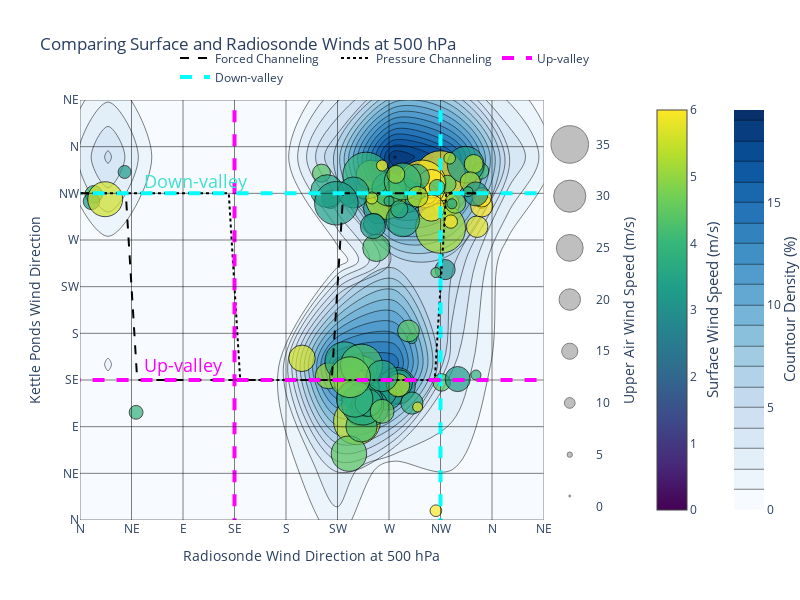
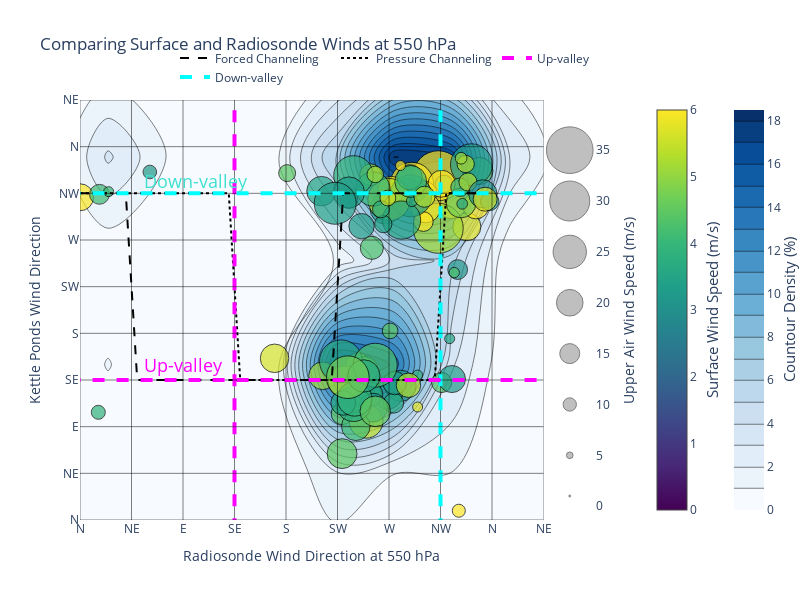
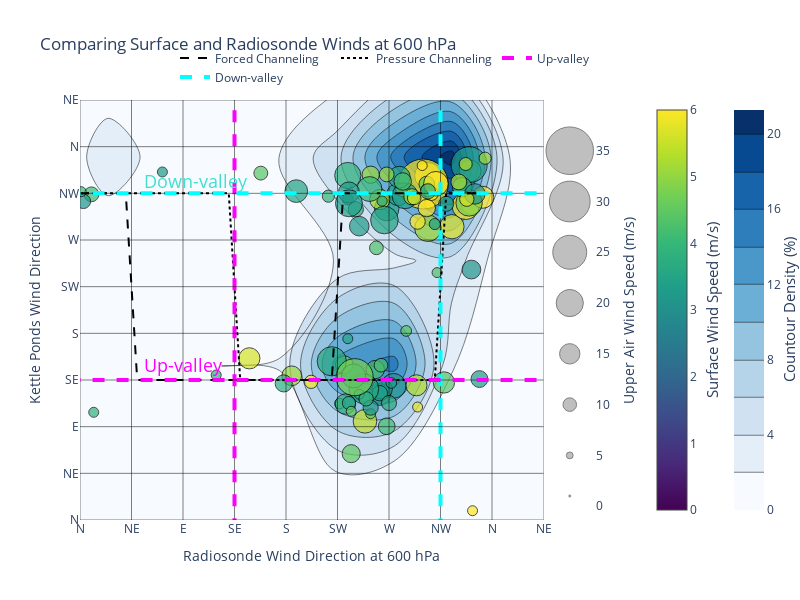

Source (notebook cell) for these figures, in order:
### Code cell
levels = [500, 550, 600]
dfs = [pres_500_23, pres_550_23, pres_600_23]
for level, df in zip(levels, dfs):
    fig = plot_surface_and_upper_air(df[(df['spd_10m_c']>=3) & (df['precip']>0) ], f'{level} hPa', surf_dir='dir_10m_c', surf_spd='spd_10m_c',)
    fig.show()

### Figure 1 — Plotly figure (JSON) as saved in the notebook; plotly's stock layout.template omitted (floating-point values rounded to 4 significant figures)
{"data": [{"colorbar": {"x": 1.25}, "colorscale": [[0, "rgb(8,48,107)"], [0.125, "rgb(8,81,156)"], [0.25, "rgb(33,113,181)"], [0.375, "rgb(66,146,198)"], [0.5, "rgb(107,174,214)"], [0.625, "rgb(158,202,225)"], [0.75, "rgb(198,219,239)"], [0.875, "rgb(222,235,247)"], [1, "rgb(247,251,255)"]], "histnorm": "percent", "hovertemplate": "Upper Wind Speed: %{marker.size:.2f} m/s<br>Surface Wind Speed: %{marker.color:.2f} m/s<extra></extra>", "ncontours": 20, "reversescale": true, "showscale": true, "type": "histogram2dcontour", "x": [277, 242, 268, 250, 265, 259, 261, 217, 347, 351, 320, 351, 316, 351, 350, 315, 315, 299, 321, 330, 328, 303, 337, 290, 281, 245, 307, 307, 319, 295, 312, 245, 324, 234, 12, 211, 325, 344, 341, 346, 10, 279, 248, 245, 311, 275, 49, 250, 39, 22, 311, 219, 295, 346, 194, 283, 267, 294, 282, 240, 236, 235, 243, 253, 231, 216, 254, 270, 246, 270, 257, 249, 246, 247, 250, 252, 240, 239, 264, 282, 278, 276, 264, 323, 290, 339, 279, 264, 224, 236, 287, 295, 255, 256], "xaxis": "x", "y": [129.4, 95.17, 121.0, 126.2, 122.3, 262.4, 300.3, 139.1, 282.8, 305.1, 304.1, 302.9, 132.6, 311.2, 336.6, 281.3, 332.0, 324.0, 324.0, 135.9, 305.7, 314.8, 342.6, 112.8, 318.2, 131.7, 324.3, 300.8, 241.5, 109.0, 320.9, 149.7, 287.8, 312.3, 314.0, 334.5, 304.9, 343.3, 326.0, 314.4, 307.2, 132.0, 145.1, 126.5, 238.6, 314.0, 103.8, 318.6, 335.6, 309.3, 8.944, 309.1, 316.9, 139.8, 155.9, 312.6, 309.0, 330.5, 289.2, 121.3, 133.2, 63.99, 102.5, 108.4, 153.0, 317.1, 332.9, 319.2, 90.36, 307.5, 285.4, 112.3, 149.2, 111.8, 332.2, 112.9, 116.8, 315.8, 104.8, 326.4, 129.9, 333.3, 341.8, 348.9, 174.8, 316.6, 299.6, 138.9, 305.4, 137.7, 182.3, 311.7, 310.5, 283.3], "yaxis": "y"}, {"hovertemplate": "Upper Wind Speed: %{marker.size:.2f} m/s<br>Surface Wind Speed: %{marker.color:.2f} m/s<extra></extra>", "marker": {"cmax": 6, "cmin": 0, "color": [3.02, 5.443, 3.17, 3.352, 3.331, 4.259, 3.235, 5.077, 5.768, 7.052, 8.717, 9.378, 4.385, 6.336, 4.156, 5.168, 9.753, 10.49, 4.457, 3.256, 4.729, 6.716, 3.275, 3.656, 3.878, 3.722, 6.132, 7.138, 3.088, 5.762, 3.962, 4.614, 7.291, 3.936, 4.072, 4.426, 3.539, 5.313, 5.253, 3.083, 3.134, 3.406, 4.214, 3.638, 4.281, 3.251, 3.864, 6.656, 3.243, 5.598, 6.272, 3.224, 3.919, 3.84, 5.614, 3.394, 5.316, 3.499, 3.531, 3.63, 5.956, 4.466, 4.43, 3.16, 3.64, 3.518, 5.06, 3.966, 4.134, 3.691, 3.453, 4.493, 4.255, 3.657, 3.882, 3.532, 3.889, 3.283, 4.557, 4.158, 5.295, 5.095, 6.987, 5.129, 3.492, 4.072, 3.676, 3.681, 3.354, 4.719, 4.443, 5.272, 5.512, 3.274], "colorbar": {"x": 1.1}, "colorscale": [[0, "#440154"], [0.1111, "#482878"], [0.2222, "#3e4989"], [0.3333, "#31688e"], [0.4444, "#26828e"], [0.5556, "#1f9e89"], [0.6667, "#35b779"], [0.7778, "#6ece58"], [0.8889, "#b5de2b"], [1, "#fde725"]], "line": {"color": "black", "width": 1}, "opacity": 0.7, "size": [34.1, 43.6, 29.3, 25.8, 24.1, 25.5, 28.4, 24.3, 20.1, 7.4, 24.4, 20.7, 16.2, 18.1, 15.3, 46.6, 46.6, 44.6, 16.2, 23.4, 19.3, 19.6, 34.3, 20.7, 16.8, 20.5, 26.7, 24.5, 18.8, 6.2, 14.6, 18.4, 12.5, 15.7, 16.3, 16.8, 5, 17.7, 18.9, 22.4, 15.3, 24.6, 24.9, 35.1, 6.3, 18.4, 12.9, 18.4, 12.1, 32.6, 10.9, 16.9, 15.4, 1.4, 24.7, 32.5, 36.9, 24.3, 31.1, 26.4, 29.7, 33, 21.6, 35.4, 36.3, 30.6, 27.1, 31.8, 29.2, 9.3, 19.8, 24.5, 39.2, 39.1, 43.5, 25.3, 34, 28.9, 22.3, 34.4, 21.6, 16.7, 10.5, 10.9, 7.5, 9.3, 16.1, 29.4, 40.6, 38, 20.3, 19.2, 11.2, 23.5], "sizemin": 5, "sizemode": "diameter", "sizeref": 0.932}, "mode": "markers", "name": "500 mb", "showlegend": false, "type": "scatter", "x": [277, 242, 268, 250, 265, 259, 261, 217, 347, 351, 320, 351, 316, 351, 350, 315, 315, 299, 321, 330, 328, 303, 337, 290, 281, 245, 307, 307, 319, 295, 312, 245, 324, 234, 12, 211, 325, 344, 341, 346, 10, 279, 248, 245, 311, 275, 49, 250, 39, 22, 311, 219, 295, 346, 194, 283, 267, 294, 282, 240, 236, 235, 243, 253, 231, 216, 254, 270, 246, 270, 257, 249, 246, 247, 250, 252, 240, 239, 264, 282, 278, 276, 264, 323, 290, 339, 279, 264, 224, 236, 287, 295, 255, 256], "y": [129.4, 95.17, 121.0, 126.2, 122.3, 262.4, 300.3, 139.1, 282.8, 305.1, 304.1, 302.9, 132.6, 311.2, 336.6, 281.3, 332.0, 324.0, 324.0, 135.9, 305.7, 314.8, 342.6, 112.8, 318.2, 131.7, 324.3, 300.8, 241.5, 109.0, 320.9, 149.7, 287.8, 312.3, 314.0, 334.5, 304.9, 343.3, 326.0, 314.4, 307.2, 132.0, 145.1, 126.5, 238.6, 314.0, 103.8, 318.6, 335.6, 309.3, 8.944, 309.1, 316.9, 139.8, 155.9, 312.6, 309.0, 330.5, 289.2, 121.3, 133.2, 63.99, 102.5, 108.4, 153.0, 317.1, 332.9, 319.2, 90.36, 307.5, 285.4, 112.3, 149.2, 111.8, 332.2, 112.9, 116.8, 315.8, 104.8, 326.4, 129.9, 333.3, 341.8, 348.9, 174.8, 316.6, 299.6, 138.9, 305.4, 137.7, 182.3, 311.7, 310.5, 283.3]}, {"hovertemplate": "Upper Wind Speed: %{marker.size:.2f} m/s<br>Surface Wind Speed: %{marker.color:.2f} m/s<extra></extra>", "line": {"color": "black", "dash": "dash"}, "mode": "lines", "name": "Forced Channeling", "showlegend": true, "type": "scatter", "x": [0, 10, 20, 30, 40, 50, 60, 70, 80, 90, 100, 110, 120, 130, 140, 150, 160, 170, 180, 190, 200, 210, 220, 230, 240, 250, 260, 270, 280, 290, 300, 310, 320, 330, 340, 350], "y": [315, 315, 315, 315, 315, 135, 135, 135, 135, 135, 135, 135, 135, 135, 135, 135, 135, 135, 135, 135, 135, 135, 135, 315, 315, 315, 315, 315, 315, 315, 315, 315, 315, 315, 315, 315]}, {"hovertemplate": "Upper Wind Speed: %{marker.size:.2f} m/s<br>Surface Wind Speed: %{marker.color:.2f} m/s<extra></extra>", "line": {"color": "black", "dash": "dot"}, "mode": "lines", "name": "Pressure Channeling", "showlegend": true, "type": "scatter", "x": [0, 10, 20, 30, 40, 50, 60, 70, 80, 90, 100, 110, 120, 130, 140, 150, 160, 170, 180, 190, 200, 210, 220, 230, 240, 250, 260, 270, 280, 290, 300, 310, 320, 330, 340, 350], "y": [315, 315, 315, 315, 315, 315, 315, 315, 315, 315, 315, 315, 315, 315, 135, 135, 135, 135, 135, 135, 135, 135, 135, 135, 135, 135, 135, 135, 135, 135, 135, 135, 315, 315, 315, 315]}, {"hovertemplate": "Upper Wind Speed: %{marker.size:.2f} m/s<br>Surface Wind Speed: %{marker.color:.2f} m/s<extra></extra>", "marker": {"cmax": 6, "cmin": 0, "color": "grey", "line": {"color": "black", "width": 1}, "opacity": 0.5, "size": [1, 5, 10, 15, 20, 25, 30, 35], "sizemin": 1, "sizemode": "diameter", "sizeref": 0.932}, "mode": "markers", "showlegend": false, "type": "scatter", "x": [0, 0, 0, 0, 0, 0, 0, 0], "xaxis": "x2", "y": [1, 5, 10, 15, 20, 25, 30, 35], "yaxis": "y2"}], "layout": {"annotations": [{"font": {"size": 15}, "showarrow": false, "text": "Countour Density (%)", "textangle": -90, "x": 1.4, "xref": "paper", "y": 0.5, "yref": "paper"}, {"font": {"size": 15}, "showarrow": false, "text": "Surface Wind Speed (m/s)", "textangle": -90, "x": 1.25, "xref": "paper", "y": 0.5, "yref": "paper"}, {"font": {"color": "turquoise", "size": 18}, "showarrow": false, "text": "Down-valley", "textangle": 0, "x": 0.12, "xref": "paper", "y": 0.84, "yref": "paper"}, {"font": {"color": "magenta", "size": 18}, "showarrow": false, "text": "Up-valley", "textangle": 0, "x": 0.12, "xref": "paper", "y": 0.37, "yref": "paper"}], "height": 600, "legend": {"orientation": "h", "x": 1, "xanchor": "right", "y": 1.02, "yanchor": "bottom"}, "margin": {"r": 150}, "plot_bgcolor": "rgba(0,0,0,0)", "shapes": [{"line": {"color": "black", "width": 1}, "opacity": 0.5, "type": "line", "x0": 0, "x1": 0, "y0": -10, "y1": 420}, {"line": {"color": "black", "width": 1}, "opacity": 0.5, "type": "line", "x0": 45, "x1": 45, "y0": -10, "y1": 420}, {"line": {"color": "black", "width": 1}, "opacity": 0.5, "type": "line", "x0": 90, "x1": 90, "y0": -10, "y1": 420}, {"line": {"color": "black", "width": 1}, "opacity": 0.5, "type": "line", "x0": 135, "x1": 135, "y0": -10, "y1": 420}, {"line": {"color": "magenta", "dash": "dash", "width": 4}, "name": "Up-valley", "showlegend": true, "type": "line", "x0": 135, "x1": 135, "y0": -10, "y1": 420}, {"line": {"color": "black", "width": 1}, "opacity": 0.5, "type": "line", "x0": 180, "x1": 180, "y0": -10, "y1": 420}, {"line": {"color": "black", "width": 1}, "opacity": 0.5, "type": "line", "x0": 225, "x1": 225, "y0": -10, "y1": 420}, {"line": {"color": "black", "width": 1}, "opacity": 0.5, "type": "line", "x0": 270, "x1": 270, "y0": -10, "y1": 420}, {"line": {"color": "black", "width": 1}, "opacity": 0.5, "type": "line", "x0": 315, "x1": 315, "y0": -10, "y1": 420}, {"line": {"color": "cyan", "dash": "dash", "width": 4}, "name": "Down-valley", "showlegend": true, "type": "line", "x0": 315, "x1": 315, "y0": -10, "y1": 420}, {"line": {"color": "black", "width": 1}, "opacity": 0.5, "type": "line", "x0": 360, "x1": 360, "y0": -10, "y1": 420}, {"line": {"color": "black", "width": 1}, "opacity": 0.5, "type": "line", "x0": 405, "x1": 405, "y0": -10, "y1": 420}, {"line": {"color": "black", "width": 1}, "opacity": 0.5, "type": "line", "x0": -10, "x1": 420, "y0": 0, "y1": 0}, {"line": {"color": "black", "width": 1}, "opacity": 0.5, "type": "line", "x0": -10, "x1": 420, "y0": 45, "y1": 45}, {"line": {"color": "black", "width": 1}, "opacity": 0.5, "type": "line", "x0": -10, "x1": 420, "y0": 90, "y1": 90}, {"line": {"color": "black", "width": 1}, "opacity": 0.5, "type": "line", "x0": -10, "x1": 420, "y0": 135, "y1": 135}, {"line": {"color": "magenta", "dash": "dash", "width": 4}, "type": "line", "x0": -10, "x1": 420, "y0": 135, "y1": 135}, {"line": {"color": "black", "width": 1}, "opacity": 0.5, "type": "line", "x0": -10, "x1": 420, "y0": 180, "y1": 180}, {"line": {"color": "black", "width": 1}, "opacity": 0.5, "type": "line", "x0": -10, "x1": 420, "y0": 225, "y1": 225}, {"line": {"color": "black", "width": 1}, "opacity": 0.5, "type": "line", "x0": -10, "x1": 420, "y0": 270, "y1": 270}, {"line": {"color": "black", "width": 1}, "opacity": 0.5, "type": "line", "x0": -10, "x1": 420, "y0": 315, "y1": 315}, {"line": {"color": "cyan", "dash": "dash", "width": 4}, "type": "line", "x0": -10, "x1": 420, "y0": 315, "y1": 315}, {"line": {"color": "black", "width": 1}, "opacity": 0.5, "type": "line", "x0": -10, "x1": 420, "y0": 360, "y1": 360}, {"line": {"color": "black", "width": 1}, "opacity": 0.5, "type": "line", "x0": -10, "x1": 420, "y0": 405, "y1": 405}], "title": {"text": "Comparing Surface and Radiosonde Winds at 500 hPa"}, "width": 800, "xaxis": {"domain": [0, 0.9], "range": [0, 405], "showgrid": true, "ticktext": ["N", "NE", "E", "SE", "S", "SW", "W", "NW", "N", "NE"], "tickvals": [0, 45, 90, 135, 180, 225, 270, 315, 360, 405], "title": {"text": "Radiosonde Wind Direction at 500 hPa"}}, "xaxis2": {"domain": [0.902, 1], "visible": false}, "yaxis": {"range": [0, 405], "ticktext": ["N", "NE", "E", "SE", "S", "SW", "W", "NW", "N", "NE"], "tickvals": [0, 45, 90, 135, 180, 225, 270, 315, 360, 405], "title": {"text": "Kettle Ponds Wind Direction"}}, "yaxis2": {"anchor": "free", "overlaying": "y", "position": 1, "side": "right", "title": {"text": "Upper Air Wind Speed (m/s)"}}}}

### Figure 2 — Plotly figure (JSON) as saved in the notebook; plotly's stock layout.template omitted (floating-point values rounded to 4 significant figures)
{"data": [{"colorbar": {"x": 1.25}, "colorscale": [[0, "rgb(8,48,107)"], [0.125, "rgb(8,81,156)"], [0.25, "rgb(33,113,181)"], [0.375, "rgb(66,146,198)"], [0.5, "rgb(107,174,214)"], [0.625, "rgb(158,202,225)"], [0.75, "rgb(198,219,239)"], [0.875, "rgb(222,235,247)"], [1, "rgb(247,251,255)"]], "histnorm": "percent", "hovertemplate": "Upper Wind Speed: %{marker.size:.2f} m/s<br>Surface Wind Speed: %{marker.color:.2f} m/s<extra></extra>", "ncontours": 20, "reversescale": true, "showscale": true, "type": "histogram2dcontour", "x": [280, 250, 269, 244, 252, 255, 267, 212, 338, 293, 325, 346, 316, 0, 349, 313, 313, 290, 318, 325, 333, 301, 342, 274, 287, 230, 316, 302, 330, 295, 332, 243, 300, 236, 17, 181, 334, 337, 339, 352, 358, 275, 249, 241, 327, 278, 16, 272, 61, 354, 331, 235, 294, 295, 170, 289, 270, 288, 281, 254, 231, 229, 229, 256, 228, 211, 254, 256, 241, 290, 265, 241, 258, 239, 239, 230, 240, 235, 258, 289, 287, 258, 280, 333, 323, 25, 263, 248, 223, 234, 271, 301, 269, 246], "xaxis": "x", "y": [129.4, 95.17, 121.0, 126.2, 122.3, 262.4, 300.3, 139.1, 282.8, 305.1, 304.1, 302.9, 132.6, 311.2, 336.6, 281.3, 332.0, 324.0, 324.0, 135.9, 305.7, 314.8, 342.6, 112.8, 318.2, 131.7, 324.3, 300.8, 241.5, 109.0, 320.9, 149.7, 287.8, 312.3, 314.0, 334.5, 304.9, 343.3, 326.0, 314.4, 307.2, 132.0, 145.1, 126.5, 238.6, 314.0, 103.8, 318.6, 335.6, 309.3, 8.944, 309.1, 316.9, 139.8, 155.9, 312.6, 309.0, 330.5, 289.2, 121.3, 133.2, 63.99, 102.5, 108.4, 153.0, 317.1, 332.9, 319.2, 90.36, 307.5, 285.4, 112.3, 149.2, 111.8, 332.2, 112.9, 116.8, 315.8, 104.8, 326.4, 129.9, 333.3, 341.8, 348.9, 174.8, 316.6, 299.6, 138.9, 305.4, 137.7, 182.3, 311.7, 310.5, 283.3], "yaxis": "y"}, {"hovertemplate": "Upper Wind Speed: %{marker.size:.2f} m/s<br>Surface Wind Speed: %{marker.color:.2f} m/s<extra></extra>", "marker": {"cmax": 6, "cmin": 0, "color": [3.02, 5.443, 3.17, 3.352, 3.331, 4.259, 3.235, 5.077, 5.768, 7.052, 8.717, 9.378, 4.385, 6.336, 4.156, 5.168, 9.753, 10.49, 4.457, 3.256, 4.729, 6.716, 3.275, 3.656, 3.878, 3.722, 6.132, 7.138, 3.088, 5.762, 3.962, 4.614, 7.291, 3.936, 4.072, 4.426, 3.539, 5.313, 5.253, 3.083, 3.134, 3.406, 4.214, 3.638, 4.281, 3.251, 3.864, 6.656, 3.243, 5.598, 6.272, 3.224, 3.919, 3.84, 5.614, 3.394, 5.316, 3.499, 3.531, 3.63, 5.956, 4.466, 4.43, 3.16, 3.64, 3.518, 5.06, 3.966, 4.134, 3.691, 3.453, 4.493, 4.255, 3.657, 3.882, 3.532, 3.889, 3.283, 4.557, 4.158, 5.295, 5.095, 6.987, 5.129, 3.492, 4.072, 3.676, 3.681, 3.354, 4.719, 4.443, 5.272, 5.512, 3.274], "colorbar": {"x": 1.1}, "colorscale": [[0, "#440154"], [0.1111, "#482878"], [0.2222, "#3e4989"], [0.3333, "#31688e"], [0.4444, "#26828e"], [0.5556, "#1f9e89"], [0.6667, "#35b779"], [0.7778, "#6ece58"], [0.8889, "#b5de2b"], [1, "#fde725"]], "line": {"color": "black", "width": 1}, "opacity": 0.7, "size": [23.5, 25.3, 21.8, 20.3, 19.5, 17.3, 23.3, 20.8, 21.1, 14.9, 21.2, 19.5, 15.1, 20.3, 20.4, 37.5, 37.5, 32.6, 13.1, 20.3, 22.3, 18.5, 31.4, 15.1, 17.3, 13.4, 20.3, 22.2, 14.8, 6.2, 13.8, 18.2, 14.8, 11.9, 14.9, 12.7, 8.1, 13, 13.6, 21.2, 13.8, 17.6, 19.6, 22.9, 7.8, 18.8, 10.5, 20, 10.2, 18, 9.8, 13.4, 15, 1.7, 21.4, 31.5, 31.7, 18.9, 28.6, 18.2, 24.2, 22.4, 16.3, 21.6, 32.1, 22.1, 16.4, 25.6, 21.4, 8.3, 13, 11.3, 33, 26.2, 29.7, 18.5, 25.9, 23.4, 22.9, 23.9, 18.3, 12.4, 6.7, 8.8, 6.9, 2.6, 12.7, 24.3, 31.5, 32, 11.8, 15.8, 11.9, 19], "sizemin": 5, "sizemode": "diameter", "sizeref": 0.75}, "mode": "markers", "name": "500 mb", "showlegend": false, "type": "scatter", "x": [280, 250, 269, 244, 252, 255, 267, 212, 338, 293, 325, 346, 316, 0, 349, 313, 313, 290, 318, 325, 333, 301, 342, 274, 287, 230, 316, 302, 330, 295, 332, 243, 300, 236, 17, 181, 334, 337, 339, 352, 358, 275, 249, 241, 327, 278, 16, 272, 61, 354, 331, 235, 294, 295, 170, 289, 270, 288, 281, 254, 231, 229, 229, 256, 228, 211, 254, 256, 241, 290, 265, 241, 258, 239, 239, 230, 240, 235, 258, 289, 287, 258, 280, 333, 323, 25, 263, 248, 223, 234, 271, 301, 269, 246], "y": [129.4, 95.17, 121.0, 126.2, 122.3, 262.4, 300.3, 139.1, 282.8, 305.1, 304.1, 302.9, 132.6, 311.2, 336.6, 281.3, 332.0, 324.0, 324.0, 135.9, 305.7, 314.8, 342.6, 112.8, 318.2, 131.7, 324.3, 300.8, 241.5, 109.0, 320.9, 149.7, 287.8, 312.3, 314.0, 334.5, 304.9, 343.3, 326.0, 314.4, 307.2, 132.0, 145.1, 126.5, 238.6, 314.0, 103.8, 318.6, 335.6, 309.3, 8.944, 309.1, 316.9, 139.8, 155.9, 312.6, 309.0, 330.5, 289.2, 121.3, 133.2, 63.99, 102.5, 108.4, 153.0, 317.1, 332.9, 319.2, 90.36, 307.5, 285.4, 112.3, 149.2, 111.8, 332.2, 112.9, 116.8, 315.8, 104.8, 326.4, 129.9, 333.3, 341.8, 348.9, 174.8, 316.6, 299.6, 138.9, 305.4, 137.7, 182.3, 311.7, 310.5, 283.3]}, {"hovertemplate": "Upper Wind Speed: %{marker.size:.2f} m/s<br>Surface Wind Speed: %{marker.color:.2f} m/s<extra></extra>", "line": {"color": "black", "dash": "dash"}, "mode": "lines", "name": "Forced Channeling", "showlegend": true, "type": "scatter", "x": [0, 10, 20, 30, 40, 50, 60, 70, 80, 90, 100, 110, 120, 130, 140, 150, 160, 170, 180, 190, 200, 210, 220, 230, 240, 250, 260, 270, 280, 290, 300, 310, 320, 330, 340, 350], "y": [315, 315, 315, 315, 315, 135, 135, 135, 135, 135, 135, 135, 135, 135, 135, 135, 135, 135, 135, 135, 135, 135, 135, 315, 315, 315, 315, 315, 315, 315, 315, 315, 315, 315, 315, 315]}, {"hovertemplate": "Upper Wind Speed: %{marker.size:.2f} m/s<br>Surface Wind Speed: %{marker.color:.2f} m/s<extra></extra>", "line": {"color": "black", "dash": "dot"}, "mode": "lines", "name": "Pressure Channeling", "showlegend": true, "type": "scatter", "x": [0, 10, 20, 30, 40, 50, 60, 70, 80, 90, 100, 110, 120, 130, 140, 150, 160, 170, 180, 190, 200, 210, 220, 230, 240, 250, 260, 270, 280, 290, 300, 310, 320, 330, 340, 350], "y": [315, 315, 315, 315, 315, 315, 315, 315, 315, 315, 315, 315, 315, 315, 135, 135, 135, 135, 135, 135, 135, 135, 135, 135, 135, 135, 135, 135, 135, 135, 135, 135, 315, 315, 315, 315]}, {"hovertemplate": "Upper Wind Speed: %{marker.size:.2f} m/s<br>Surface Wind Speed: %{marker.color:.2f} m/s<extra></extra>", "marker": {"cmax": 6, "cmin": 0, "color": "grey", "line": {"color": "black", "width": 1}, "opacity": 0.5, "size": [1, 5, 10, 15, 20, 25, 30, 35], "sizemin": 1, "sizemode": "diameter", "sizeref": 0.75}, "mode": "markers", "showlegend": false, "type": "scatter", "x": [0, 0, 0, 0, 0, 0, 0, 0], "xaxis": "x2", "y": [1, 5, 10, 15, 20, 25, 30, 35], "yaxis": "y2"}], "layout": {"annotations": [{"font": {"size": 15}, "showarrow": false, "text": "Countour Density (%)", "textangle": -90, "x": 1.4, "xref": "paper", "y": 0.5, "yref": "paper"}, {"font": {"size": 15}, "showarrow": false, "text": "Surface Wind Speed (m/s)", "textangle": -90, "x": 1.25, "xref": "paper", "y": 0.5, "yref": "paper"}, {"font": {"color": "turquoise", "size": 18}, "showarrow": false, "text": "Down-valley", "textangle": 0, "x": 0.12, "xref": "paper", "y": 0.84, "yref": "paper"}, {"font": {"color": "magenta", "size": 18}, "showarrow": false, "text": "Up-valley", "textangle": 0, "x": 0.12, "xref": "paper", "y": 0.37, "yref": "paper"}], "height": 600, "legend": {"orientation": "h", "x": 1, "xanchor": "right", "y": 1.02, "yanchor": "bottom"}, "margin": {"r": 150}, "plot_bgcolor": "rgba(0,0,0,0)", "shapes": [{"line": {"color": "black", "width": 1}, "opacity": 0.5, "type": "line", "x0": 0, "x1": 0, "y0": -10, "y1": 420}, {"line": {"color": "black", "width": 1}, "opacity": 0.5, "type": "line", "x0": 45, "x1": 45, "y0": -10, "y1": 420}, {"line": {"color": "black", "width": 1}, "opacity": 0.5, "type": "line", "x0": 90, "x1": 90, "y0": -10, "y1": 420}, {"line": {"color": "black", "width": 1}, "opacity": 0.5, "type": "line", "x0": 135, "x1": 135, "y0": -10, "y1": 420}, {"line": {"color": "magenta", "dash": "dash", "width": 4}, "name": "Up-valley", "showlegend": true, "type": "line", "x0": 135, "x1": 135, "y0": -10, "y1": 420}, {"line": {"color": "black", "width": 1}, "opacity": 0.5, "type": "line", "x0": 180, "x1": 180, "y0": -10, "y1": 420}, {"line": {"color": "black", "width": 1}, "opacity": 0.5, "type": "line", "x0": 225, "x1": 225, "y0": -10, "y1": 420}, {"line": {"color": "black", "width": 1}, "opacity": 0.5, "type": "line", "x0": 270, "x1": 270, "y0": -10, "y1": 420}, {"line": {"color": "black", "width": 1}, "opacity": 0.5, "type": "line", "x0": 315, "x1": 315, "y0": -10, "y1": 420}, {"line": {"color": "cyan", "dash": "dash", "width": 4}, "name": "Down-valley", "showlegend": true, "type": "line", "x0": 315, "x1": 315, "y0": -10, "y1": 420}, {"line": {"color": "black", "width": 1}, "opacity": 0.5, "type": "line", "x0": 360, "x1": 360, "y0": -10, "y1": 420}, {"line": {"color": "black", "width": 1}, "opacity": 0.5, "type": "line", "x0": 405, "x1": 405, "y0": -10, "y1": 420}, {"line": {"color": "black", "width": 1}, "opacity": 0.5, "type": "line", "x0": -10, "x1": 420, "y0": 0, "y1": 0}, {"line": {"color": "black", "width": 1}, "opacity": 0.5, "type": "line", "x0": -10, "x1": 420, "y0": 45, "y1": 45}, {"line": {"color": "black", "width": 1}, "opacity": 0.5, "type": "line", "x0": -10, "x1": 420, "y0": 90, "y1": 90}, {"line": {"color": "black", "width": 1}, "opacity": 0.5, "type": "line", "x0": -10, "x1": 420, "y0": 135, "y1": 135}, {"line": {"color": "magenta", "dash": "dash", "width": 4}, "type": "line", "x0": -10, "x1": 420, "y0": 135, "y1": 135}, {"line": {"color": "black", "width": 1}, "opacity": 0.5, "type": "line", "x0": -10, "x1": 420, "y0": 180, "y1": 180}, {"line": {"color": "black", "width": 1}, "opacity": 0.5, "type": "line", "x0": -10, "x1": 420, "y0": 225, "y1": 225}, {"line": {"color": "black", "width": 1}, "opacity": 0.5, "type": "line", "x0": -10, "x1": 420, "y0": 270, "y1": 270}, {"line": {"color": "black", "width": 1}, "opacity": 0.5, "type": "line", "x0": -10, "x1": 420, "y0": 315, "y1": 315}, {"line": {"color": "cyan", "dash": "dash", "width": 4}, "type": "line", "x0": -10, "x1": 420, "y0": 315, "y1": 315}, {"line": {"color": "black", "width": 1}, "opacity": 0.5, "type": "line", "x0": -10, "x1": 420, "y0": 360, "y1": 360}, {"line": {"color": "black", "width": 1}, "opacity": 0.5, "type": "line", "x0": -10, "x1": 420, "y0": 405, "y1": 405}], "title": {"text": "Comparing Surface and Radiosonde Winds at 550 hPa"}, "width": 800, "xaxis": {"domain": [0, 0.9], "range": [0, 405], "showgrid": true, "ticktext": ["N", "NE", "E", "SE", "S", "SW", "W", "NW", "N", "NE"], "tickvals": [0, 45, 90, 135, 180, 225, 270, 315, 360, 405], "title": {"text": "Radiosonde Wind Direction at 550 hPa"}}, "xaxis2": {"domain": [0.902, 1], "visible": false}, "yaxis": {"range": [0, 405], "ticktext": ["N", "NE", "E", "SE", "S", "SW", "W", "NW", "N", "NE"], "tickvals": [0, 45, 90, 135, 180, 225, 270, 315, 360, 405], "title": {"text": "Kettle Ponds Wind Direction"}}, "yaxis2": {"anchor": "free", "overlaying": "y", "position": 1, "side": "right", "title": {"text": "Upper Air Wind Speed (m/s)"}}}}

### Figure 3 — Plotly figure (JSON) as saved in the notebook; plotly's stock layout.template omitted (floating-point values rounded to 4 significant figures)
{"data": [{"colorbar": {"x": 1.25}, "colorscale": [[0, "rgb(8,48,107)"], [0.125, "rgb(8,81,156)"], [0.25, "rgb(33,113,181)"], [0.375, "rgb(66,146,198)"], [0.5, "rgb(107,174,214)"], [0.625, "rgb(158,202,225)"], [0.75, "rgb(198,219,239)"], [0.875, "rgb(222,235,247)"], [1, "rgb(247,251,255)"]], "histnorm": "percent", "hovertemplate": "Upper Wind Speed: %{marker.size:.2f} m/s<br>Surface Wind Speed: %{marker.color:.2f} m/s<extra></extra>", "ncontours": 20, "reversescale": true, "showscale": true, "type": "histogram2dcontour", "x": [274, 249, 262, 264, 262, 259, 268, 185, 325, 306, 342, 337, 318, 352, 341, 304, 304, 300, 303, 349, 340, 307, 340, 270, 304, 178, 311, 303, 342, 295, 334, 231, 295, 217, 10, 158, 320, 337, 331, 345, 3, 272, 258, 248, 312, 278, 12, 282, 72, 338, 343, 234, 304, 119, 148, 284, 262, 279, 266, 244, 202, 237, 254, 254, 220, 189, 254, 253, 268, 264, 310, 227, 263, 232, 234, 235, 250, 235, 237, 282, 294, 268, 299, 354, 234, 1, 241, 239, 235, 240, 285, 290, 292, 244], "xaxis": "x", "y": [129.4, 95.17, 121.0, 126.2, 122.3, 262.4, 300.3, 139.1, 282.8, 305.1, 304.1, 302.9, 132.6, 311.2, 336.6, 281.3, 332.0, 324.0, 324.0, 135.9, 305.7, 314.8, 342.6, 112.8, 318.2, 131.7, 324.3, 300.8, 241.5, 109.0, 320.9, 149.7, 287.8, 312.3, 314.0, 334.5, 304.9, 343.3, 326.0, 314.4, 307.2, 132.0, 145.1, 126.5, 238.6, 314.0, 103.8, 318.6, 335.6, 309.3, 8.944, 309.1, 316.9, 139.8, 155.9, 312.6, 309.0, 330.5, 289.2, 121.3, 133.2, 63.99, 102.5, 108.4, 153.0, 317.1, 332.9, 319.2, 90.36, 307.5, 285.4, 112.3, 149.2, 111.8, 332.2, 112.9, 116.8, 315.8, 104.8, 326.4, 129.9, 333.3, 341.8, 348.9, 174.8, 316.6, 299.6, 138.9, 305.4, 137.7, 182.3, 311.7, 310.5, 283.3], "yaxis": "y"}, {"hovertemplate": "Upper Wind Speed: %{marker.size:.2f} m/s<br>Surface Wind Speed: %{marker.color:.2f} m/s<extra></extra>", "marker": {"cmax": 6, "cmin": 0, "color": [3.02, 5.443, 3.17, 3.352, 3.331, 4.259, 3.235, 5.077, 5.768, 7.052, 8.717, 9.378, 4.385, 6.336, 4.156, 5.168, 9.753, 10.49, 4.457, 3.256, 4.729, 6.716, 3.275, 3.656, 3.878, 3.722, 6.132, 7.138, 3.088, 5.762, 3.962, 4.614, 7.291, 3.936, 4.072, 4.426, 3.539, 5.313, 5.253, 3.083, 3.134, 3.406, 4.214, 3.638, 4.281, 3.251, 3.864, 6.656, 3.243, 5.598, 6.272, 3.224, 3.919, 3.84, 5.614, 3.394, 5.316, 3.499, 3.531, 3.63, 5.956, 4.466, 4.43, 3.16, 3.64, 3.518, 5.06, 3.966, 4.134, 3.691, 3.453, 4.493, 4.255, 3.657, 3.882, 3.532, 3.889, 3.283, 4.557, 4.158, 5.295, 5.095, 6.987, 5.129, 3.492, 4.072, 3.676, 3.681, 3.354, 4.719, 4.443, 5.272, 5.512, 3.274], "colorbar": {"x": 1.1}, "colorscale": [[0, "#440154"], [0.1111, "#482878"], [0.2222, "#3e4989"], [0.3333, "#31688e"], [0.4444, "#26828e"], [0.5556, "#1f9e89"], [0.6667, "#35b779"], [0.7778, "#6ece58"], [0.8889, "#b5de2b"], [1, "#fde725"]], "line": {"color": "black", "width": 1}, "opacity": 0.7, "size": [18.3, 17.4, 16, 15, 11.4, 10.1, 18.1, 14.5, 17.9, 7.9, 14.7, 20.1, 15.7, 16.2, 16, 19.5, 19.5, 36.8, 11.5, 12.4, 19.4, 10.3, 26.6, 11.1, 10.2, 12.6, 18.1, 12.8, 13.8, 6.2, 14.4, 13.1, 11.3, 9, 10.9, 10.2, 11.1, 9.6, 11.7, 15.1, 10.6, 7.8, 13.5, 21.9, 6.2, 16.7, 7.2, 10.4, 3.8, 10.6, 5.9, 8.1, 11.2, 1.9, 15.6, 19, 14.9, 16.1, 20.3, 6, 9.8, 13.3, 7.2, 11.2, 21.5, 16.7, 12.7, 18.3, 12.3, 7.5, 8.2, 7.7, 10.1, 15, 19.3, 9.7, 10.6, 15.5, 3.9, 12.9, 15.5, 10.9, 6.3, 9, 4.1, 3.7, 11.2, 17.7, 19.8, 27.3, 7.9, 11.9, 10, 14.4], "sizemin": 5, "sizemode": "diameter", "sizeref": 0.736}, "mode": "markers", "name": "500 mb", "showlegend": false, "type": "scatter", "x": [274, 249, 262, 264, 262, 259, 268, 185, 325, 306, 342, 337, 318, 352, 341, 304, 304, 300, 303, 349, 340, 307, 340, 270, 304, 178, 311, 303, 342, 295, 334, 231, 295, 217, 10, 158, 320, 337, 331, 345, 3, 272, 258, 248, 312, 278, 12, 282, 72, 338, 343, 234, 304, 119, 148, 284, 262, 279, 266, 244, 202, 237, 254, 254, 220, 189, 254, 253, 268, 264, 310, 227, 263, 232, 234, 235, 250, 235, 237, 282, 294, 268, 299, 354, 234, 1, 241, 239, 235, 240, 285, 290, 292, 244], "y": [129.4, 95.17, 121.0, 126.2, 122.3, 262.4, 300.3, 139.1, 282.8, 305.1, 304.1, 302.9, 132.6, 311.2, 336.6, 281.3, 332.0, 324.0, 324.0, 135.9, 305.7, 314.8, 342.6, 112.8, 318.2, 131.7, 324.3, 300.8, 241.5, 109.0, 320.9, 149.7, 287.8, 312.3, 314.0, 334.5, 304.9, 343.3, 326.0, 314.4, 307.2, 132.0, 145.1, 126.5, 238.6, 314.0, 103.8, 318.6, 335.6, 309.3, 8.944, 309.1, 316.9, 139.8, 155.9, 312.6, 309.0, 330.5, 289.2, 121.3, 133.2, 63.99, 102.5, 108.4, 153.0, 317.1, 332.9, 319.2, 90.36, 307.5, 285.4, 112.3, 149.2, 111.8, 332.2, 112.9, 116.8, 315.8, 104.8, 326.4, 129.9, 333.3, 341.8, 348.9, 174.8, 316.6, 299.6, 138.9, 305.4, 137.7, 182.3, 311.7, 310.5, 283.3]}, {"hovertemplate": "Upper Wind Speed: %{marker.size:.2f} m/s<br>Surface Wind Speed: %{marker.color:.2f} m/s<extra></extra>", "line": {"color": "black", "dash": "dash"}, "mode": "lines", "name": "Forced Channeling", "showlegend": true, "type": "scatter", "x": [0, 10, 20, 30, 40, 50, 60, 70, 80, 90, 100, 110, 120, 130, 140, 150, 160, 170, 180, 190, 200, 210, 220, 230, 240, 250, 260, 270, 280, 290, 300, 310, 320, 330, 340, 350], "y": [315, 315, 315, 315, 315, 135, 135, 135, 135, 135, 135, 135, 135, 135, 135, 135, 135, 135, 135, 135, 135, 135, 135, 315, 315, 315, 315, 315, 315, 315, 315, 315, 315, 315, 315, 315]}, {"hovertemplate": "Upper Wind Speed: %{marker.size:.2f} m/s<br>Surface Wind Speed: %{marker.color:.2f} m/s<extra></extra>", "line": {"color": "black", "dash": "dot"}, "mode": "lines", "name": "Pressure Channeling", "showlegend": true, "type": "scatter", "x": [0, 10, 20, 30, 40, 50, 60, 70, 80, 90, 100, 110, 120, 130, 140, 150, 160, 170, 180, 190, 200, 210, 220, 230, 240, 250, 260, 270, 280, 290, 300, 310, 320, 330, 340, 350], "y": [315, 315, 315, 315, 315, 315, 315, 315, 315, 315, 315, 315, 315, 315, 135, 135, 135, 135, 135, 135, 135, 135, 135, 135, 135, 135, 135, 135, 135, 135, 135, 135, 315, 315, 315, 315]}, {"hovertemplate": "Upper Wind Speed: %{marker.size:.2f} m/s<br>Surface Wind Speed: %{marker.color:.2f} m/s<extra></extra>", "marker": {"cmax": 6, "cmin": 0, "color": "grey", "line": {"color": "black", "width": 1}, "opacity": 0.5, "size": [1, 5, 10, 15, 20, 25, 30, 35], "sizemin": 1, "sizemode": "diameter", "sizeref": 0.736}, "mode": "markers", "showlegend": false, "type": "scatter", "x": [0, 0, 0, 0, 0, 0, 0, 0], "xaxis": "x2", "y": [1, 5, 10, 15, 20, 25, 30, 35], "yaxis": "y2"}], "layout": {"annotations": [{"font": {"size": 15}, "showarrow": false, "text": "Countour Density (%)", "textangle": -90, "x": 1.4, "xref": "paper", "y": 0.5, "yref": "paper"}, {"font": {"size": 15}, "showarrow": false, "text": "Surface Wind Speed (m/s)", "textangle": -90, "x": 1.25, "xref": "paper", "y": 0.5, "yref": "paper"}, {"font": {"color": "turquoise", "size": 18}, "showarrow": false, "text": "Down-valley", "textangle": 0, "x": 0.12, "xref": "paper", "y": 0.84, "yref": "paper"}, {"font": {"color": "magenta", "size": 18}, "showarrow": false, "text": "Up-valley", "textangle": 0, "x": 0.12, "xref": "paper", "y": 0.37, "yref": "paper"}], "height": 600, "legend": {"orientation": "h", "x": 1, "xanchor": "right", "y": 1.02, "yanchor": "bottom"}, "margin": {"r": 150}, "plot_bgcolor": "rgba(0,0,0,0)", "shapes": [{"line": {"color": "black", "width": 1}, "opacity": 0.5, "type": "line", "x0": 0, "x1": 0, "y0": -10, "y1": 420}, {"line": {"color": "black", "width": 1}, "opacity": 0.5, "type": "line", "x0": 45, "x1": 45, "y0": -10, "y1": 420}, {"line": {"color": "black", "width": 1}, "opacity": 0.5, "type": "line", "x0": 90, "x1": 90, "y0": -10, "y1": 420}, {"line": {"color": "black", "width": 1}, "opacity": 0.5, "type": "line", "x0": 135, "x1": 135, "y0": -10, "y1": 420}, {"line": {"color": "magenta", "dash": "dash", "width": 4}, "name": "Up-valley", "showlegend": true, "type": "line", "x0": 135, "x1": 135, "y0": -10, "y1": 420}, {"line": {"color": "black", "width": 1}, "opacity": 0.5, "type": "line", "x0": 180, "x1": 180, "y0": -10, "y1": 420}, {"line": {"color": "black", "width": 1}, "opacity": 0.5, "type": "line", "x0": 225, "x1": 225, "y0": -10, "y1": 420}, {"line": {"color": "black", "width": 1}, "opacity": 0.5, "type": "line", "x0": 270, "x1": 270, "y0": -10, "y1": 420}, {"line": {"color": "black", "width": 1}, "opacity": 0.5, "type": "line", "x0": 315, "x1": 315, "y0": -10, "y1": 420}, {"line": {"color": "cyan", "dash": "dash", "width": 4}, "name": "Down-valley", "showlegend": true, "type": "line", "x0": 315, "x1": 315, "y0": -10, "y1": 420}, {"line": {"color": "black", "width": 1}, "opacity": 0.5, "type": "line", "x0": 360, "x1": 360, "y0": -10, "y1": 420}, {"line": {"color": "black", "width": 1}, "opacity": 0.5, "type": "line", "x0": 405, "x1": 405, "y0": -10, "y1": 420}, {"line": {"color": "black", "width": 1}, "opacity": 0.5, "type": "line", "x0": -10, "x1": 420, "y0": 0, "y1": 0}, {"line": {"color": "black", "width": 1}, "opacity": 0.5, "type": "line", "x0": -10, "x1": 420, "y0": 45, "y1": 45}, {"line": {"color": "black", "width": 1}, "opacity": 0.5, "type": "line", "x0": -10, "x1": 420, "y0": 90, "y1": 90}, {"line": {"color": "black", "width": 1}, "opacity": 0.5, "type": "line", "x0": -10, "x1": 420, "y0": 135, "y1": 135}, {"line": {"color": "magenta", "dash": "dash", "width": 4}, "type": "line", "x0": -10, "x1": 420, "y0": 135, "y1": 135}, {"line": {"color": "black", "width": 1}, "opacity": 0.5, "type": "line", "x0": -10, "x1": 420, "y0": 180, "y1": 180}, {"line": {"color": "black", "width": 1}, "opacity": 0.5, "type": "line", "x0": -10, "x1": 420, "y0": 225, "y1": 225}, {"line": {"color": "black", "width": 1}, "opacity": 0.5, "type": "line", "x0": -10, "x1": 420, "y0": 270, "y1": 270}, {"line": {"color": "black", "width": 1}, "opacity": 0.5, "type": "line", "x0": -10, "x1": 420, "y0": 315, "y1": 315}, {"line": {"color": "cyan", "dash": "dash", "width": 4}, "type": "line", "x0": -10, "x1": 420, "y0": 315, "y1": 315}, {"line": {"color": "black", "width": 1}, "opacity": 0.5, "type": "line", "x0": -10, "x1": 420, "y0": 360, "y1": 360}, {"line": {"color": "black", "width": 1}, "opacity": 0.5, "type": "line", "x0": -10, "x1": 420, "y0": 405, "y1": 405}], "title": {"text": "Comparing Surface and Radiosonde Winds at 600 hPa"}, "width": 800, "xaxis": {"domain": [0, 0.9], "range": [0, 405], "showgrid": true, "ticktext": ["N", "NE", "E", "SE", "S", "SW", "W", "NW", "N", "NE"], "tickvals": [0, 45, 90, 135, 180, 225, 270, 315, 360, 405], "title": {"text": "Radiosonde Wind Direction at 600 hPa"}}, "xaxis2": {"domain": [0.902, 1], "visible": false}, "yaxis": {"range": [0, 405], "ticktext": ["N", "NE", "E", "SE", "S", "SW", "W", "NW", "N", "NE"], "tickvals": [0, 45, 90, 135, 180, 225, 270, 315, 360, 405], "title": {"text": "Kettle Ponds Wind Direction"}}, "yaxis2": {"anchor": "free", "overlaying": "y", "position": 1, "side": "right", "title": {"text": "Upper Air Wind Speed (m/s)"}}}}
